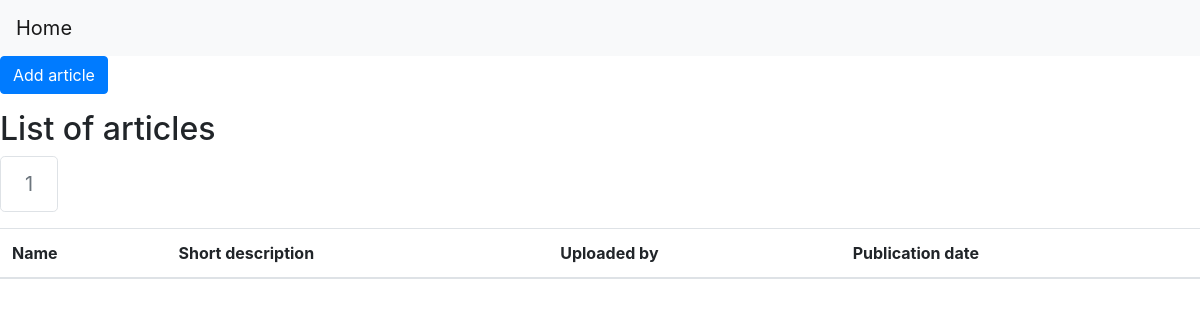
Before: /articles/1 with the older database file.
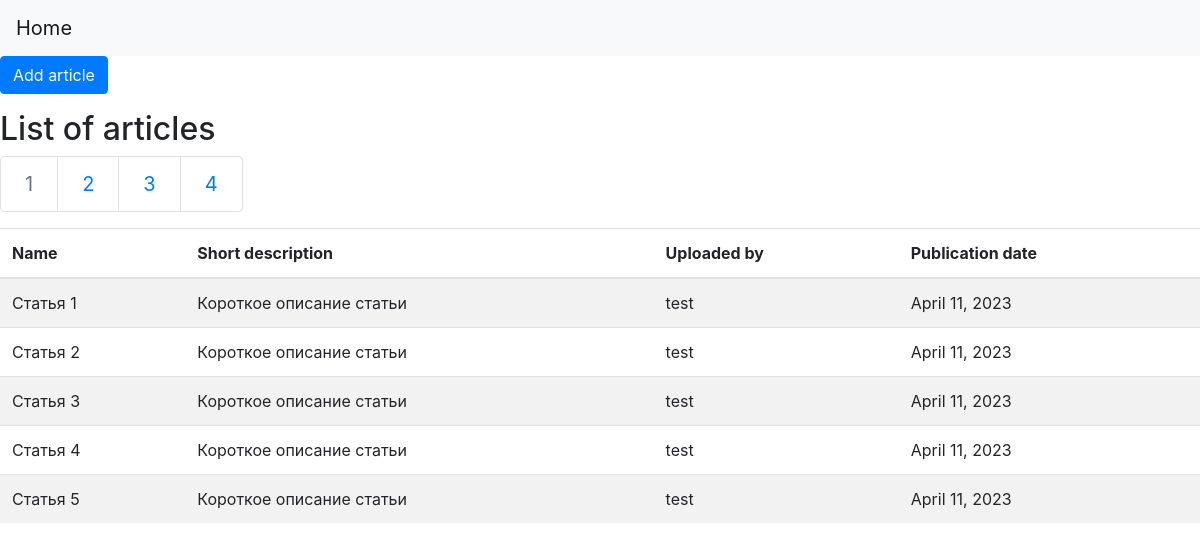
After: the same page with the newer database file.
### journal_website/models.py (models this page shows, shortened)
class Article(models.Model):
    name = models.ForeignKey(String, related_name='article_name', on_delete=models.CASCADE)
    short_description = models.ForeignKey(String, related_name='article_short_description', on_delete=models.CASCADE)
    publication_date = models.DateField()
    file_name = models.TextField()
    authors = models.TextField()
    user = models.ForeignKey(User, related_name='article_custom_user', on_delete=models.SET_NULL, null=True)
    volume = models.ForeignKey(Volume, related_name='article_volume', on_delete=models.SET_NULL, null=True)
    category = models.ForeignKey(Category, related_name='article_category', on_delete=models.SET_NULL, null=True)
    class Meta:
        verbose_name_plural = 'articles'

class String(models.Model):
    russian = models.TextField()
    english = models.TextField(blank=True, null=True)
    def __str__(self):
        return self.russian
    class Meta:
        verbose_name_plural = 'strings'

### journal_website/views.py (the view)
# urls.py: path("articles/<int:number_of_page>", views.display_page_with_articles, name="articles_with_pagination"),
def display_page_with_articles(request, number_of_page):
	pagination_for_articles = article.get_pagination_for_list_of_articles(list_of_articles=article.get_all_articles(), number_of_articles_per_page=5, number_of_page_to_display=number_of_page)
	return render(request, "article/articles.html", {'pagination_for_articles': pagination_for_articles})

### journal_website/repositories/ArticleRepository.py (called while the page is built)
    def get_all_articles(self):
        return self.article_model.objects.all().order_by("pk")

    def get_pagination_for_list_of_articles(self, list_of_articles, number_of_articles_per_page, number_of_page_to_display):
        paginator = Paginator(list_of_articles, per_page=number_of_articles_per_page)
        return paginator.get_page(number_of_page_to_display)

### journal_website/templates/article/articles.html (shortened to what this page needs)
{% extends 'main/layout.html' %}
{% block body %}
{% load crispy_forms_tags %}
<body>
<nav class="navbar navbar-expand-lg navbar-light bg-light">
    <a class="navbar-brand" href="/">Home</a>
</nav>
<p><a href="#" class="btn btn-primary">Add article</a></p>
<h2>List of articles</h2>
<nav aria-label="Page navigation">
  <ul class="pagination pagination-lg">
    {% block pagination %}
    {% for number_of_page in pagination_for_articles.paginator.get_elided_page_range %}
        {% if number_of_page == pagination_for_articles.paginator.ELLIPSIS %}
          {{ number_of_page }}
        {% else %}
          {% if number_of_page == pagination_for_articles.number %}
            <li class="page-item disabled">
              <a class="page-link" href="#" tabindex="-1">{{ number_of_page }}</a>
            </li>
          {% else %}
              <li class="page-item"><a class="page-link" href="{% url 'articles_with_pagination' number_of_page %}">{{ number_of_page }}</a></li>
          {% endif %}
        {% endif %}
    {% endfor %}
    {% endblock %}
  </ul>
</nav>
<div class="table-responsive">
  <table class="table table-striped">
    <thead>
      <tr>
        <th>Name</th>
        <th>Short description</th>
        <th>Uploaded by</th>
        <th>Publication date</th>
      </tr>
    </thead>
    <tbody>
      {% block article %}
        {% for article in pagination_for_articles %}
          <tr>
            <td>{{ article.name }}</td>
            <td>{{ article.short_description }}</td>
            <td>{{ article.user }}</td>
            <td>{{ article.publication_date }}</td>
          </tr>
        {% endfor %}
      {% endblock %}
    </tbody>
  </table>
</div>
</body>
{% endblock %}

Changed rows visible on the page:
added Article: name "Статья 1", short_description "Короткое описание статьи", user "test", publication_date "April 11, 2023"
added Article: name "Статья 2", short_description "Короткое описание статьи", user "test", publication_date "April 11, 2023"
added Article: name "Статья 3", short_description "Короткое описание статьи", user "test", publication_date "April 11, 2023"
added Article: name "Статья 4", short_description "Короткое описание статьи", user "test", publication_date "April 11, 2023"
added Article: name "Статья 5", short_description "Короткое описание статьи", user "test", publication_date "April 11, 2023"
Other visible differences:
new list line: "2"
new list line: "3"
new list line: "4"
